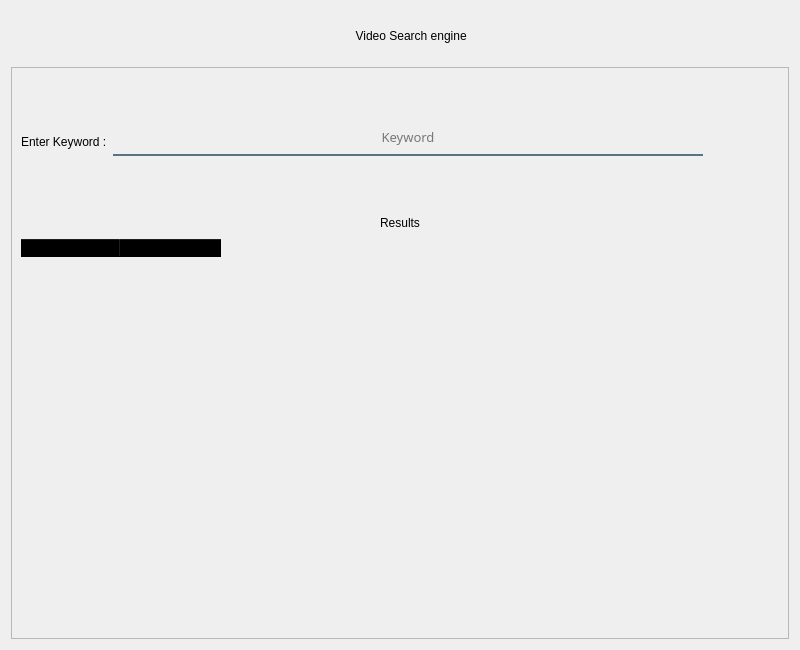
<?xml version="1.0" encoding="UTF-8"?>
<ui version="4.0">
 <class>Form</class>
 <widget class="QWidget" name="Form">
  <property name="geometry">
   <rect>
    <x>0</x>
    <y>0</y>
    <width>800</width>
    <height>650</height>
   </rect>
  </property>
  <property name="minimumSize">
   <size>
    <width>800</width>
    <height>650</height>
   </size>
  </property>
  <property name="windowTitle">
   <string>Eazy Downloader</string>
  </property>
  <property name="windowIcon">
   <iconset resource="app_resources.qrc">
    <normaloff>:/icons/images/logo.ico</normaloff>:/icons/images/logo.ico</iconset>
  </property>
  <layout class="QGridLayout" name="gridLayout_2">
   <item row="0" column="0">
    <layout class="QHBoxLayout" name="horizontalLayout_4">
     <item>
      <widget class="QPushButton" name="bck_btn">
       <property name="minimumSize">
        <size>
         <width>50</width>
         <height>50</height>
        </size>
       </property>
       <property name="maximumSize">
        <size>
         <width>50</width>
         <height>50</height>
        </size>
       </property>
       <property name="styleSheet">
        <string notr="true">QPushButton {
    padding: 2px;
    font: bold 15px;
    border-width: 6px;
    border-radius: 10px;
    border-color: #2752B8;
}
</string>
       </property>
       <property name="text">
        <string/>
       </property>
       <property name="icon">
        <iconset resource="app_resources.qrc">
         <normaloff>:/icons/images/icons8-back-67.png</normaloff>:/icons/images/icons8-back-67.png</iconset>
       </property>
       <property name="iconSize">
        <size>
         <width>30</width>
         <height>30</height>
        </size>
       </property>
      </widget>
     </item>
     <item>
      <spacer name="horizontalSpacer_6">
       <property name="orientation">
        <enum>Qt::Horizontal</enum>
       </property>
       <property name="sizeHint" stdset="0">
        <size>
         <width>40</width>
         <height>20</height>
        </size>
       </property>
      </spacer>
     </item>
     <item>
      <widget class="QLabel" name="label_4">
       <property name="styleSheet">
        <string notr="true">font: 20pt &quot;Acumin Pro&quot;;

 border-radius: 7px;
</string>
       </property>
       <property name="text">
        <string> Video Search engine</string>
       </property>
       <property name="alignment">
        <set>Qt::AlignCenter</set>
       </property>
      </widget>
     </item>
     <item>
      <spacer name="horizontalSpacer_7">
       <property name="orientation">
        <enum>Qt::Horizontal</enum>
       </property>
       <property name="sizeHint" stdset="0">
        <size>
         <width>35</width>
         <height>20</height>
        </size>
       </property>
      </spacer>
     </item>
     <item>
      <widget class="QPushButton" name="pushButton">
       <property name="maximumSize">
        <size>
         <width>40</width>
         <height>40</height>
        </size>
       </property>
       <property name="styleSheet">
        <string notr="true"> border-radius: 12px;
</string>
       </property>
       <property name="text">
        <string/>
       </property>
       <property name="icon">
        <iconset resource="app_resources.qrc">
         <normaloff>:/icons/images/question.png</normaloff>:/icons/images/question.png</iconset>
       </property>
       <property name="iconSize">
        <size>
         <width>30</width>
         <height>30</height>
        </size>
       </property>
      </widget>
     </item>
    </layout>
   </item>
   <item row="1" column="0">
    <widget class="QFrame" name="frame">
     <property name="frameShape">
      <enum>QFrame::StyledPanel</enum>
     </property>
     <property name="frameShadow">
      <enum>QFrame::Raised</enum>
     </property>
     <layout class="QGridLayout" name="gridLayout">
      <item row="2" column="0">
       <spacer name="verticalSpacer">
        <property name="orientation">
         <enum>Qt::Vertical</enum>
        </property>
        <property name="sizeType">
         <enum>QSizePolicy::Preferred</enum>
        </property>
        <property name="sizeHint" stdset="0">
         <size>
          <width>20</width>
          <height>40</height>
         </size>
        </property>
       </spacer>
      </item>
      <item row="4" column="0">
       <widget class="QTableWidget" name="tableWidget">
        <property name="styleSheet">
         <string notr="true">QTableView {
    background-color: transparent;
    border: none;
    border-radius: 10px;
}

QTableView::item {
	color: #36393F;
    padding: 2px;
    border-bottom: 1px solid #BDBDBD;
    gridline-color: #36393F;
    gridline-width: 2px;
    gridline-style: dotted;
}

QTableView::item:selected {
    background-color: #F5F5F5;
    color: #36393F;
}

QHeaderView {
    background-color: transparent;
    color: black;
	
}
QTableView::item[text=null] {
     display: none;
}

</string>
        </property>
        <property name="editTriggers">
         <set>QAbstractItemView::NoEditTriggers</set>
        </property>
        <property name="tabKeyNavigation">
         <bool>false</bool>
        </property>
        <property name="showDropIndicator" stdset="0">
         <bool>false</bool>
        </property>
        <property name="dragDropOverwriteMode">
         <bool>false</bool>
        </property>
        <property name="columnCount">
         <number>2</number>
        </property>
        <column/>
        <column/>
       </widget>
      </item>
      <item row="1" column="0">
       <layout class="QHBoxLayout" name="horizontalLayout">
        <item>
         <widget class="QLabel" name="label">
          <property name="styleSheet">
           <string notr="true">font: 14pt &quot;Acumin Pro&quot;;

 border-radius: 7px;
</string>
          </property>
          <property name="text">
           <string>Enter Keyword :</string>
          </property>
         </widget>
        </item>
        <item>
         <widget class="QLineEdit" name="link_lin">
          <property name="minimumSize">
           <size>
            <width>300</width>
            <height>0</height>
           </size>
          </property>
          <property name="font">
           <font>
            <family>Alex</family>
            <pointsize>10</pointsize>
           </font>
          </property>
          <property name="layoutDirection">
           <enum>Qt::LeftToRight</enum>
          </property>
          <property name="styleSheet">
           <string notr="true">background-color:rgba(0, 0, 0, 0);
border:none;
border-bottom:2px solid rgba(46, 82, 101, 200);

padding-bottom:7px;</string>
          </property>
          <property name="inputMask">
           <string/>
          </property>
          <property name="text">
           <string/>
          </property>
          <property name="alignment">
           <set>Qt::AlignCenter</set>
          </property>
          <property name="placeholderText">
           <string>Keyword</string>
          </property>
         </widget>
        </item>
        <item>
         <spacer name="horizontalSpacer_2">
          <property name="orientation">
           <enum>Qt::Horizontal</enum>
          </property>
          <property name="sizeType">
           <enum>QSizePolicy::Fixed</enum>
          </property>
          <property name="sizeHint" stdset="0">
           <size>
            <width>20</width>
            <height>20</height>
           </size>
          </property>
         </spacer>
        </item>
        <item>
         <widget class="QPushButton" name="search_btn">
          <property name="minimumSize">
           <size>
            <width>50</width>
            <height>50</height>
           </size>
          </property>
          <property name="maximumSize">
           <size>
            <width>50</width>
            <height>50</height>
           </size>
          </property>
          <property name="styleSheet">
           <string notr="true">QPushButton {
    padding: 2px;
    font: bold 15px;
    border-width: 6px;
    border-radius: 10px;
    border-color: #2752B8;
}
</string>
          </property>
          <property name="text">
           <string/>
          </property>
          <property name="icon">
           <iconset resource="app_resources.qrc">
            <normaloff>:/icons/images/icons8-search-50.png</normaloff>:/icons/images/icons8-search-50.png</iconset>
          </property>
          <property name="iconSize">
           <size>
            <width>30</width>
            <height>30</height>
           </size>
          </property>
         </widget>
        </item>
       </layout>
      </item>
      <item row="3" column="0">
       <layout class="QHBoxLayout" name="horizontalLayout_5">
        <item>
         <spacer name="horizontalSpacer_8">
          <property name="orientation">
           <enum>Qt::Horizontal</enum>
          </property>
          <property name="sizeHint" stdset="0">
           <size>
            <width>40</width>
            <height>20</height>
           </size>
          </property>
         </spacer>
        </item>
        <item>
         <widget class="QLabel" name="label_5">
          <property name="styleSheet">
           <string notr="true">font: 20pt &quot;Acumin Pro&quot;;

 border-radius: 7px;
</string>
          </property>
          <property name="text">
           <string>Results</string>
          </property>
          <property name="alignment">
           <set>Qt::AlignCenter</set>
          </property>
         </widget>
        </item>
        <item>
         <spacer name="horizontalSpacer_9">
          <property name="orientation">
           <enum>Qt::Horizontal</enum>
          </property>
          <property name="sizeHint" stdset="0">
           <size>
            <width>35</width>
            <height>20</height>
           </size>
          </property>
         </spacer>
        </item>
       </layout>
      </item>
      <item row="0" column="0">
       <spacer name="verticalSpacer_2">
        <property name="orientation">
         <enum>Qt::Vertical</enum>
        </property>
        <property name="sizeType">
         <enum>QSizePolicy::Preferred</enum>
        </property>
        <property name="sizeHint" stdset="0">
         <size>
          <width>20</width>
          <height>40</height>
         </size>
        </property>
       </spacer>
      </item>
     </layout>
    </widget>
   </item>
  </layout>
 </widget>
 <resources>
  <include location="app_resources.qrc"/>
 </resources>
 <connections/>
</ui>
